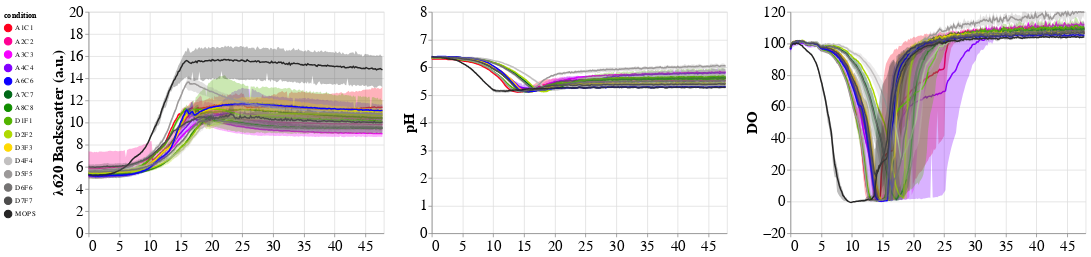

The notebook cell saved with this chart:
### Code cell
od=lecterrfig('mean(OD600)',"\u03BB620 Backscatter (a.u.)",20,0)
ph=lecterrfig('mean(pH)',"pH",8,0)
DO=lecterrfig('mean(DO)',"DO",120,-20)
chart1=od|ph|DO
chart1=chart1.configure_axis(
        labelFontSize=20,
        titleFontSize=20)
    # ).configure_legend(
    #     labelFontSize=20,
    #     titleFontSize=20,
    #     symbolSize=150)
chart1#.save('DBTL5.html')

### Figure 1 — Vega-Lite specification as saved in the notebook (floating-point values rounded to 4 significant figures; data arrays with more than 128 entries replaced by an {"elided": "..."} marker saying what was removed)
{"config": {"view": {"continuousWidth": 400, "continuousHeight": 300}, "axis": {"labelFontSize": 20, "titleFontSize": 20}}, "hconcat": [{"layer": [{"mark": {"type": "line", "opacity": 1}, "encoding": {"color": {"type": "nominal", "field": "condition", "legend": {"columns": 1, "orient": "left", "symbolLimit": 0}, "scale": {"range": ["#ff001e", "#ff0093", "#f600ff", "#8200ff", "#0d00ff", "#006918", "#118e00", "#53b400", "#afd900", "#ffd900", "#c2c0c0", "#9c9999", "#757373", "#4e4d4d", "#272626", "black"]}}, "x": {"type": "quantitative", "axis": {"labels": true}, "field": "Time", "scale": {"domain": [0, 48]}, "title": null}, "y": {"type": "quantitative", "aggregate": "mean", "axis": {"labels": true}, "field": "OD600", "scale": {"clamp": true, "domain": [0, 20]}, "title": "λ620 Backscatter (a.u.)"}}}, {"mark": {"type": "errorband", "extent": "ci"}, "encoding": {"color": {"type": "nominal", "field": "condition", "legend": {"columns": 1, "orient": "left", "symbolLimit": 0}, "scale": {"range": ["#ff001e", "#ff0093", "#f600ff", "#8200ff", "#0d00ff", "#006918", "#118e00", "#53b400", "#afd900", "#ffd900", "#c2c0c0", "#9c9999", "#757373", "#4e4d4d", "#272626", "black"]}}, "x": {"type": "quantitative", "axis": {"labels": true}, "field": "Time", "scale": {"domain": [0, 48]}, "title": null}, "y": {"type": "quantitative", "aggregate": "mean", "axis": {"labels": true}, "field": "OD600", "scale": {"clamp": true, "domain": [0, 20]}, "title": "λ620 Backscatter (a.u.)"}}}, {"layer": [{"mark": {"type": "line", "opacity": 1}, "encoding": {"color": {"type": "nominal", "field": "condition", "legend": {"columns": 1, "orient": "left", "symbolLimit": 0}, "scale": {"range": ["#ff001e", "#ff0093", "#f600ff", "#8200ff", "#0d00ff", "#006918", "#118e00", "#53b400", "#afd900", "#ffd900", "#c2c0c0", "#9c9999", "#757373", "#4e4d4d", "#272626", "black"]}}, "x": {"type": "quantitative", "axis": {"labels": true}, "field": "Time", "scale": {"domain": [0, 48]}, "title": null}, "y": {"type": "quantitative", "aggregate": "mean", "axis": {"labels": true}, "field": "OD600", "scale": {"clamp": true, "domain": [0, 20]}, "title": "λ620 Backscatter (a.u.)"}}}, {"mark": {"type": "errorband", "extent": "ci"}, "encoding": {"color": {"type": "nominal", "field": "condition", "legend": {"columns": 1, "orient": "left", "symbolLimit": 0}, "scale": {"range": ["#ff001e", "#ff0093", "#f600ff", "#8200ff", "#0d00ff", "#006918", "#118e00", "#53b400", "#afd900", "#ffd900", "#c2c0c0", "#9c9999", "#757373", "#4e4d4d", "#272626", "black"]}}, "x": {"type": "quantitative", "axis": {"labels": true}, "field": "Time", "scale": {"domain": [0, 48]}, "title": null}, "y": {"type": "quantitative", "aggregate": "mean", "axis": {"labels": true}, "field": "OD600", "scale": {"clamp": true, "domain": [0, 20]}, "title": "λ620 Backscatter (a.u.)"}}}], "data": {"name": "data-37282e62bd3afdd09b5abf9243fdadae"}}, {"layer": [{"mark": {"type": "line", "opacity": 1}, "encoding": {"color": {"type": "nominal", "field": "condition", "legend": {"columns": 1, "orient": "left", "symbolLimit": 0}, "scale": {"range": ["#ff001e", "#ff0093", "#f600ff", "#8200ff", "#0d00ff", "#006918", "#118e00", "#53b400", "#afd900", "#ffd900", "#c2c0c0", "#9c9999", "#757373", "#4e4d4d", "#272626", "black"]}}, "x": {"type": "quantitative", "axis": {"labels": true}, "field": "Time", "scale": {"domain": [0, 48]}, "title": null}, "y": {"type": "quantitative", "aggregate": "mean", "axis": {"labels": true}, "field": "OD600", "scale": {"clamp": true, "domain": [0, 20]}, "title": "λ620 Backscatter (a.u.)"}}}, {"mark": {"type": "errorband", "extent": "ci"}, "encoding": {"color": {"type": "nominal", "field": "condition", "legend": {"columns": 1, "orient": "left", "symbolLimit": 0}, "scale": {"range": ["#ff001e", "#ff0093", "#f600ff", "#8200ff", "#0d00ff", "#006918", "#118e00", "#53b400", "#afd900", "#ffd900", "#c2c0c0", "#9c9999", "#757373", "#4e4d4d", "#272626", "black"]}}, "x": {"type": "quantitative", "axis": {"labels": true}, "field": "Time", "scale": {"domain": [0, 48]}, "title": null}, "y": {"type": "quantitative", "aggregate": "mean", "axis": {"labels": true}, "field": "OD600", "scale": {"clamp": true, "domain": [0, 20]}, "title": "λ620 Backscatter (a.u.)"}}}], "data": {"name": "data-fd3dc7740d2f98183c27ca24bbf6278b"}}]}, {"layer": [{"mark": {"type": "line", "opacity": 1}, "encoding": {"color": {"type": "nominal", "field": "condition", "legend": {"columns": 1, "orient": "left", "symbolLimit": 0}, "scale": {"range": ["#ff001e", "#ff0093", "#f600ff", "#8200ff", "#0d00ff", "#006918", "#118e00", "#53b400", "#afd900", "#ffd900", "#c2c0c0", "#9c9999", "#757373", "#4e4d4d", "#272626", "black"]}}, "x": {"type": "quantitative", "axis": {"labels": true}, "field": "Time", "scale": {"domain": [0, 48]}, "title": null}, "y": {"type": "quantitative", "aggregate": "mean", "axis": {"labels": true}, "field": "pH", "scale": {"clamp": true, "domain": [0, 8]}, "title": "pH"}}}, {"mark": {"type": "errorband", "extent": "ci"}, "encoding": {"color": {"type": "nominal", "field": "condition", "legend": {"columns": 1, "orient": "left", "symbolLimit": 0}, "scale": {"range": ["#ff001e", "#ff0093", "#f600ff", "#8200ff", "#0d00ff", "#006918", "#118e00", "#53b400", "#afd900", "#ffd900", "#c2c0c0", "#9c9999", "#757373", "#4e4d4d", "#272626", "black"]}}, "x": {"type": "quantitative", "axis": {"labels": true}, "field": "Time", "scale": {"domain": [0, 48]}, "title": null}, "y": {"type": "quantitative", "aggregate": "mean", "axis": {"labels": true}, "field": "pH", "scale": {"clamp": true, "domain": [0, 8]}, "title": "pH"}}}, {"layer": [{"mark": {"type": "line", "opacity": 1}, "encoding": {"color": {"type": "nominal", "field": "condition", "legend": {"columns": 1, "orient": "left", "symbolLimit": 0}, "scale": {"range": ["#ff001e", "#ff0093", "#f600ff", "#8200ff", "#0d00ff", "#006918", "#118e00", "#53b400", "#afd900", "#ffd900", "#c2c0c0", "#9c9999", "#757373", "#4e4d4d", "#272626", "black"]}}, "x": {"type": "quantitative", "axis": {"labels": true}, "field": "Time", "scale": {"domain": [0, 48]}, "title": null}, "y": {"type": "quantitative", "aggregate": "mean", "axis": {"labels": true}, "field": "pH", "scale": {"clamp": true, "domain": [0, 8]}, "title": "pH"}}}, {"mark": {"type": "errorband", "extent": "ci"}, "encoding": {"color": {"type": "nominal", "field": "condition", "legend": {"columns": 1, "orient": "left", "symbolLimit": 0}, "scale": {"range": ["#ff001e", "#ff0093", "#f600ff", "#8200ff", "#0d00ff", "#006918", "#118e00", "#53b400", "#afd900", "#ffd900", "#c2c0c0", "#9c9999", "#757373", "#4e4d4d", "#272626", "black"]}}, "x": {"type": "quantitative", "axis": {"labels": true}, "field": "Time", "scale": {"domain": [0, 48]}, "title": null}, "y": {"type": "quantitative", "aggregate": "mean", "axis": {"labels": true}, "field": "pH", "scale": {"clamp": true, "domain": [0, 8]}, "title": "pH"}}}], "data": {"name": "data-37282e62bd3afdd09b5abf9243fdadae"}}, {"layer": [{"mark": {"type": "line", "opacity": 1}, "encoding": {"color": {"type": "nominal", "field": "condition", "legend": {"columns": 1, "orient": "left", "symbolLimit": 0}, "scale": {"range": ["#ff001e", "#ff0093", "#f600ff", "#8200ff", "#0d00ff", "#006918", "#118e00", "#53b400", "#afd900", "#ffd900", "#c2c0c0", "#9c9999", "#757373", "#4e4d4d", "#272626", "black"]}}, "x": {"type": "quantitative", "axis": {"labels": true}, "field": "Time", "scale": {"domain": [0, 48]}, "title": null}, "y": {"type": "quantitative", "aggregate": "mean", "axis": {"labels": true}, "field": "pH", "scale": {"clamp": true, "domain": [0, 8]}, "title": "pH"}}}, {"mark": {"type": "errorband", "extent": "ci"}, "encoding": {"color": {"type": "nominal", "field": "condition", "legend": {"columns": 1, "orient": "left", "symbolLimit": 0}, "scale": {"range": ["#ff001e", "#ff0093", "#f600ff", "#8200ff", "#0d00ff", "#006918", "#118e00", "#53b400", "#afd900", "#ffd900", "#c2c0c0", "#9c9999", "#757373", "#4e4d4d", "#272626", "black"]}}, "x": {"type": "quantitative", "axis": {"labels": true}, "field": "Time", "scale": {"domain": [0, 48]}, "title": null}, "y": {"type": "quantitative", "aggregate": "mean", "axis": {"labels": true}, "field": "pH", "scale": {"clamp": true, "domain": [0, 8]}, "title": "pH"}}}], "data": {"name": "data-fd3dc7740d2f98183c27ca24bbf6278b"}}]}, {"layer": [{"mark": {"type": "line", "opacity": 1}, "encoding": {"color": {"type": "nominal", "field": "condition", "legend": {"columns": 1, "orient": "left", "symbolLimit": 0}, "scale": {"range": ["#ff001e", "#ff0093", "#f600ff", "#8200ff", "#0d00ff", "#006918", "#118e00", "#53b400", "#afd900", "#ffd900", "#c2c0c0", "#9c9999", "#757373", "#4e4d4d", "#272626", "black"]}}, "x": {"type": "quantitative", "axis": {"labels": true}, "field": "Time", "scale": {"domain": [0, 48]}, "title": null}, "y": {"type": "quantitative", "aggregate": "mean", "axis": {"labels": true}, "field": "DO", "scale": {"clamp": true, "domain": [-20, 120]}, "title": "DO"}}}, {"mark": {"type": "errorband", "extent": "ci"}, "encoding": {"color": {"type": "nominal", "field": "condition", "legend": {"columns": 1, "orient": "left", "symbolLimit": 0}, "scale": {"range": ["#ff001e", "#ff0093", "#f600ff", "#8200ff", "#0d00ff", "#006918", "#118e00", "#53b400", "#afd900", "#ffd900", "#c2c0c0", "#9c9999", "#757373", "#4e4d4d", "#272626", "black"]}}, "x": {"type": "quantitative", "axis": {"labels": true}, "field": "Time", "scale": {"domain": [0, 48]}, "title": null}, "y": {"type": "quantitative", "aggregate": "mean", "axis": {"labels": true}, "field": "DO", "scale": {"clamp": true, "domain": [-20, 120]}, "title": "DO"}}}, {"layer": [{"mark": {"type": "line", "opacity": 1}, "encoding": {"color": {"type": "nominal", "field": "condition", "legend": {"columns": 1, "orient": "left", "symbolLimit": 0}, "scale": {"range": ["#ff001e", "#ff0093", "#f600ff", "#8200ff", "#0d00ff", "#006918", "#118e00", "#53b400", "#afd900", "#ffd900", "#c2c0c0", "#9c9999", "#757373", "#4e4d4d", "#272626", "black"]}}, "x": {"type": "quantitative", "axis": {"labels": true}, "field": "Time", "scale": {"domain": [0, 48]}, "title": null}, "y": {"type": "quantitative", "aggregate": "mean", "axis": {"labels": true}, "field": "DO", "scale": {"clamp": true, "domain": [-20, 120]}, "title": "DO"}}}, {"mark": {"type": "errorband", "extent": "ci"}, "encoding": {"color": {"type": "nominal", "field": "condition", "legend": {"columns": 1, "orient": "left", "symbolLimit": 0}, "scale": {"range": ["#ff001e", "#ff0093", "#f600ff", "#8200ff", "#0d00ff", "#006918", "#118e00", "#53b400", "#afd900", "#ffd900", "#c2c0c0", "#9c9999", "#757373", "#4e4d4d", "#272626", "black"]}}, "x": {"type": "quantitative", "axis": {"labels": true}, "field": "Time", "scale": {"domain": [0, 48]}, "title": null}, "y": {"type": "quantitative", "aggregate": "mean", "axis": {"labels": true}, "field": "DO", "scale": {"clamp": true, "domain": [-20, 120]}, "title": "DO"}}}], "data": {"name": "data-37282e62bd3afdd09b5abf9243fdadae"}}, {"layer": [{"mark": {"type": "line", "opacity": 1}, "encoding": {"color": {"type": "nominal", "field": "condition", "legend": {"columns": 1, "orient": "left", "symbolLimit": 0}, "scale": {"range": ["#ff001e", "#ff0093", "#f600ff", "#8200ff", "#0d00ff", "#006918", "#118e00", "#53b400", "#afd900", "#ffd900", "#c2c0c0", "#9c9999", "#757373", "#4e4d4d", "#272626", "black"]}}, "x": {"type": "quantitative", "axis": {"labels": true}, "field": "Time", "scale": {"domain": [0, 48]}, "title": null}, "y": {"type": "quantitative", "aggregate": "mean", "axis": {"labels": true}, "field": "DO", "scale": {"clamp": true, "domain": [-20, 120]}, "title": "DO"}}}, {"mark": {"type": "errorband", "extent": "ci"}, "encoding": {"color": {"type": "nominal", "field": "condition", "legend": {"columns": 1, "orient": "left", "symbolLimit": 0}, "scale": {"range": ["#ff001e", "#ff0093", "#f600ff", "#8200ff", "#0d00ff", "#006918", "#118e00", "#53b400", "#afd900", "#ffd900", "#c2c0c0", "#9c9999", "#757373", "#4e4d4d", "#272626", "black"]}}, "x": {"type": "quantitative", "axis": {"labels": true}, "field": "Time", "scale": {"domain": [0, 48]}, "title": null}, "y": {"type": "quantitative", "aggregate": "mean", "axis": {"labels": true}, "field": "DO", "scale": {"clamp": true, "domain": [-20, 120]}, "title": "DO"}}}], "data": {"name": "data-fd3dc7740d2f98183c27ca24bbf6278b"}}]}], "data": {"name": "data-ea9dfde9638aebcedbf225d6cebac0db"}, "$schema": "https://vega.github.io/schema/vega-lite/v4.8.1.json", "datasets": {"data-ea9dfde9638aebcedbf225d6cebac0db": {"elided": "3795 records"}, "data-37282e62bd3afdd09b5abf9243fdadae": {"elided": "3795 records"}, "data-fd3dc7740d2f98183c27ca24bbf6278b": {"elided": "3795 records"}}}
